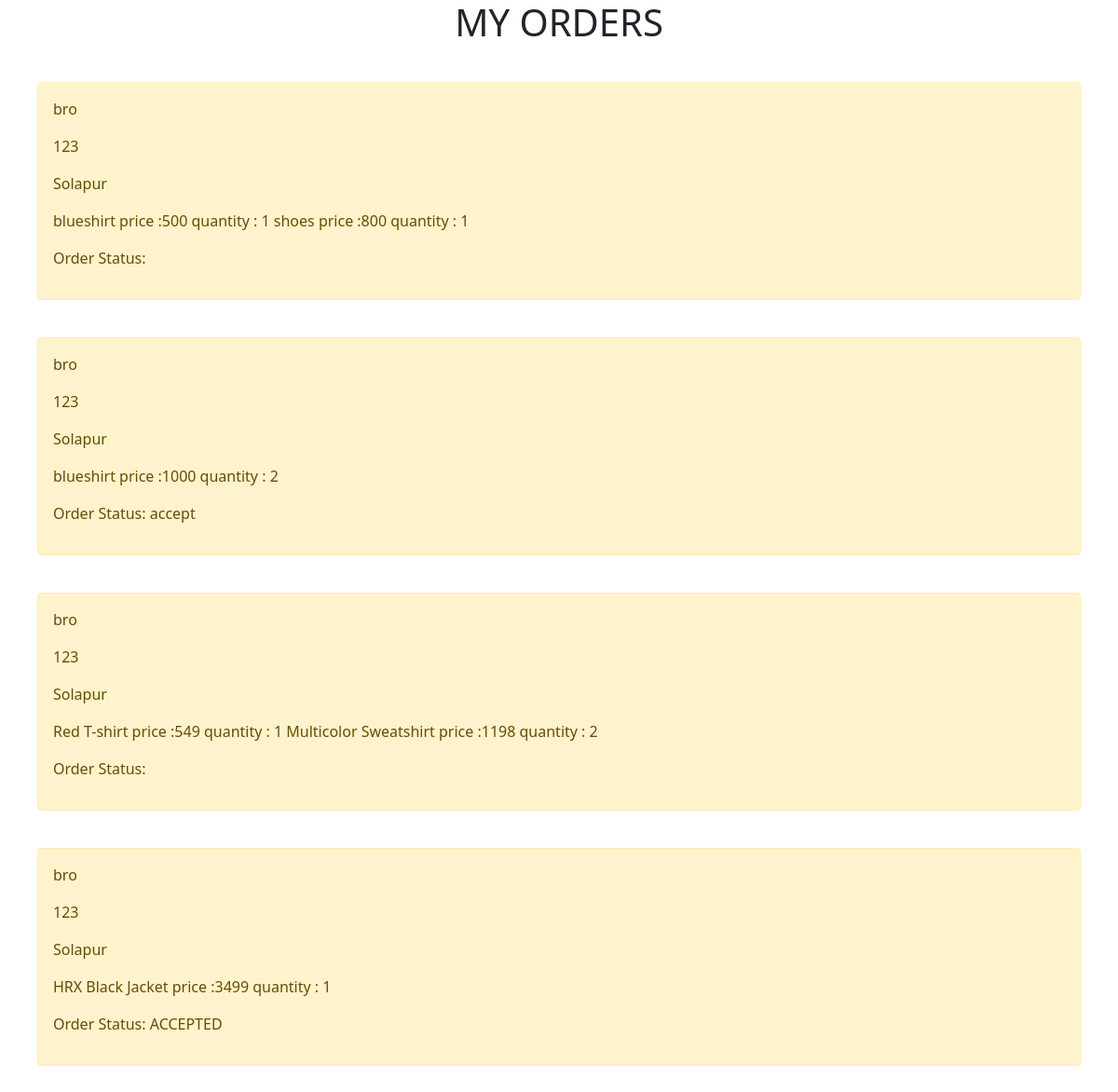
Page /userorders/ (signed in) on the committed database.
### mainapp/models.py (models this page shows)
class OrderModel(models.Model):
    username = models.CharField(max_length=100)
    phoneno = models.CharField(max_length=10)
    address = models.TextField()
    orderitems = models.CharField(max_length=100)
    status = models.CharField(max_length=100)

### mainapp/views.py (the view)
# urls.py: path('userorders/', userorders),
def userorders(request):
    orders = OrderModel.objects.filter(username=request.user.username)
    context = {'orders': orders}
    return render(request, 'userorders.html', context)

### templates/userorders.html
{% extends 'base.html' %}
{% block content %}
<h1 style="text-align: center;">MY ORDERS</h1>
{% for order in orders %}
<div style="margin: 40px;" class="alert alert-warning" role="alert">
    <p>{{order.username}}</p>
    <p>{{order.phoneno}}</p>
    <p>{{order.address}}</p>
    <p>{{order.orderitems}}</p>
    <p>Order Status: {{order.status}}</p>
</div>
{% endfor %}
{% endblock %}

### templates/base.html (shortened to what this page needs)
<!DOCTYPE html>
<html>
<head>
	<link href="https://cdn.jsdelivr.net/npm/bootstrap@5.0.2/dist/css/bootstrap.min.css" rel="stylesheet">
</head>
<body>
	{% block content %}
	{% endblock %}
</body>
</html>

### rows in the picture
OrderModel: username "bro", phoneno "123", address "Solapur", orderitems "blueshirt price :500 quantity : 1 shoes price :800 quantity : 1"
OrderModel: username "bro", phoneno "123", address "Solapur", orderitems "blueshirt price :1000 quantity : 2", status "accept"
OrderModel: username "bro", phoneno "123", address "Solapur", orderitems "Red T-shirt price :549 quantity : 1 Multicolor Sweatshirt price :1198 quantity : 2"
OrderModel: username "bro", phoneno "123", address "Solapur", orderitems "HRX Black Jacket price :3499 quantity : 1", status "ACCEPTED"
